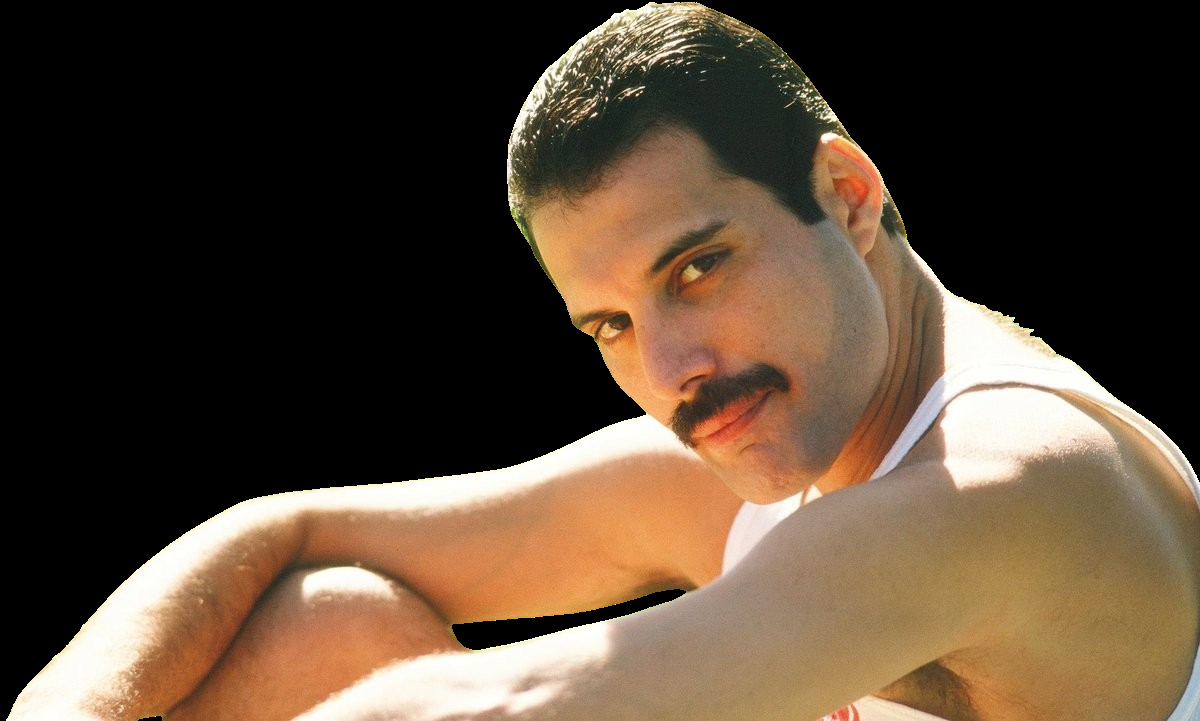
#> input picture Experimento3/deepfake/foto_alvo.png, 1200 x 721 px
$ python -i webcam.py   (imports and definitions only)
#> lines starting #> are read from the running program, lines starting #| are printed output that depends on the picture; after the words box and inside, x2 and y2 are one past the last pixel; in counts of white or black regions, pixels touching at a corner belong together
#> further down, picture is the input picture: shape (721, 1200, 3); mean B, G, R 53.4, 70.2, 87.9
import cv2
import numpy as np
import matplotlib.pyplot as plt
from scipy.fft import fft2, fftshift
from PIL import Image
import warnings
import os
import time

# Tenta importar tkinter para janela de seleção de arquivos
try:
    import tkinter as tk
    from tkinter import filedialog
    HAS_TKINTER = True
except ImportError:
    HAS_TKINTER = False

# [1 line not run here, left out]
cascade_path = cv2.data.haarcascades + 'haarcascade_frontalface_default.xml'
face_cascade = cv2.CascadeClassifier(cascade_path)
# ==============================================================================
# CONFIGURAÇÕES DE SENSIBILIDADE (CALIBRAGEM V2.1 - WEBCAM)
# ==============================================================================

CONFIG_DETECTOR = {
    'LIMIAR_PICO': 20.0,

    # Novos limites baseados na correção do Log-Log
    'LIMIAR_SLOPE_MIN': -1.2, # Se menor que isso: Blur excessivo
    'LIMIAR_SLOPE_MAX': -0.1, # Se maior que isso: Ruído digital puro

    'LIMIAR_MID_LOW': 0.05,   # Textura mínima
    'LIMIAR_DESVIO_CRITICO': 0.06 # Kill switch para uniformidade
}
# ==============================================================================
# --- FUNÇÕES DE CAPTURA LOCAL (SUBSTITUINDO AS DO COLAB) ---

# [35 lines left out: function capturar_multiplos_frames_local, not called in this run]

# --- FUNÇÕES DE PROCESSAMENTO (MANTIDAS IGUAIS) ---

def converter_para_escala_cinza(imagem):
    """
    Converte para escala de cinza de forma robusta, aceitando
    RGB, RGBA, BGR ou imagens que já são cinza.
    """
    if imagem is None:
        raise ValueError("A imagem fornecida é None.")

    # Se já for 2D (apenas altura e largura), já é cinza
    if len(imagem.shape) == 2:
        return imagem

    # Se tiver canais
    if len(imagem.shape) == 3:
        canais = imagem.shape[2]
#> canais = 3
        if canais == 3:
            return cv2.cvtColor(imagem, cv2.COLOR_RGB2GRAY)
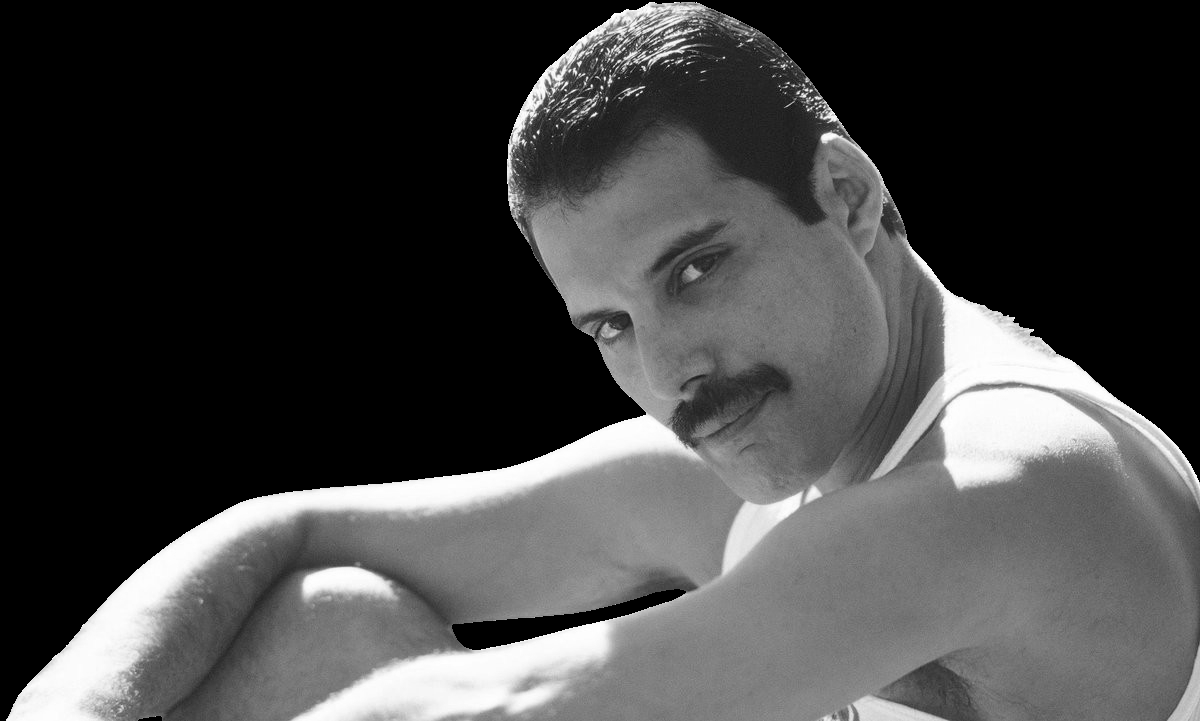
#> returned value: shape (721, 1200); min 0, max 255, mean 67.2
        elif canais == 4:
            return cv2.cvtColor(imagem, cv2.COLOR_RGBA2GRAY)

    return imagem

def redimensionar_imagem(imagem, height=512, width=512):
#> called with height = 512, width = 512
    if imagem is None:
        return np.zeros((height, width), dtype=np.uint8)
    return cv2.resize(imagem, (width, height))
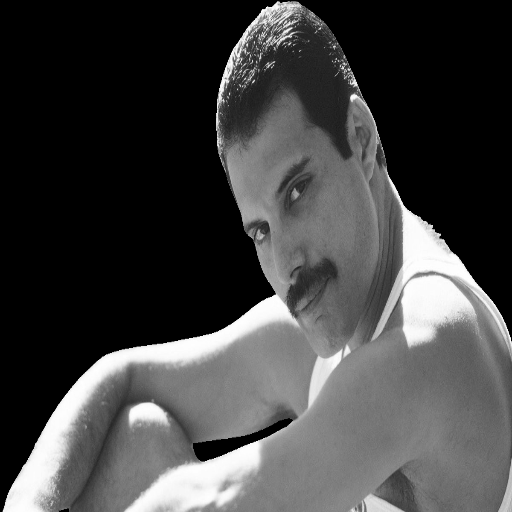
#> returned value: shape (512, 512); min 0, max 255, mean 67.1

def calcular_espectro_fourier(imagem):
    imagem_float = imagem.astype(np.float32)
    fft_resultado = fft2(imagem_float)
    fft_shifted = fftshift(fft_resultado)
    # Adiciona epsilon pequeno para evitar log(0)
    magnitude = np.log1p(np.abs(fft_shifted) + 1e-10)
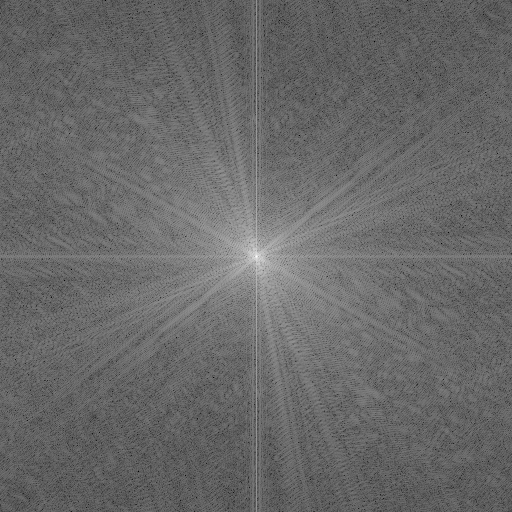
#> magnitude: shape (512, 512) float32; min 2.25, max 16.68, mean 8.18; drawn with min black and max white
    return magnitude, fft_shifted

def extrair_caracteristicas_espectrais(magnitude):
    h, w = magnitude.shape
#> h = 512; w = 512
    cy, cx = h // 2, w // 2
#> cy = 256; cx = 256

    # 1. REMOÇÃO DE DC (Centro)
    Y, X = np.ogrid[:h, :w]
#> Y = 512 values from 0 to 511
    R = np.sqrt((X - cx)**2 + (Y - cy)**2)
    magnitude[R < 3] = 0 # Zera o brilho central
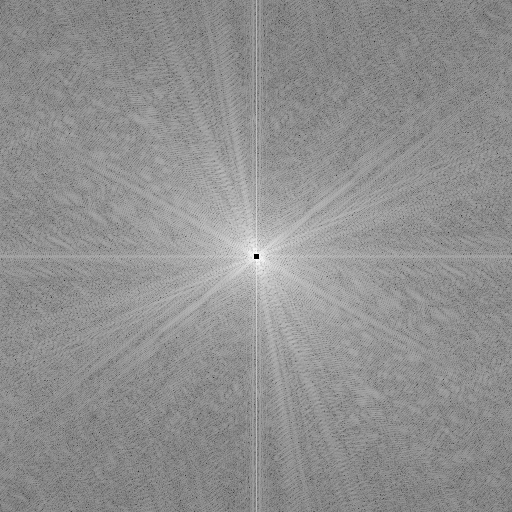
#> magnitude: shape (512, 512) float32; 0.01% of pixels changed, all inside (x1, y1, x2, y2) = (254, 254, 259, 259); drawn with min black and max white

    # 2. NORMALIZAÇÃO
    min_val = magnitude.min()
#> min_val = 0
    max_val = magnitude.max()
#> max_val = 14.45
    div = max_val - min_val
#> div = 14.45
    if div == 0: div = 1
    magnitude_norm = (magnitude - min_val) / div

    # 3. PERFIL RADIAL
    r_int = R.astype(int)
    tamanho_max = int(min(h, w) / 2)
#> tamanho_max = 256

    soma_radial = np.bincount(r_int.ravel(), weights=magnitude_norm.ravel())
#> soma_radial = 363 values, max 875 at index 255, min 0 at index 0, mean 409
    contagem_radial = np.bincount(r_int.ravel())

    limit = min(len(soma_radial), len(contagem_radial), tamanho_max)
#> limit = 256
    soma_radial = soma_radial[:limit]
#> soma_radial = 256 values, max 875 at index 255, min 0 at index 0, mean 463.7
    contagem_radial = contagem_radial[:limit]
#> contagem_radial = 256 values, max 1624 at index 255, min 1 at index 0, mean 804.1

    # Evita divisão por zero
    contagem_radial[contagem_radial == 0] = 1
    energia_radial = soma_radial / contagem_radial
#> energia_radial = 256 values, max 0.965 at index 3, min 0 at index 0, mean 0.613

    # 4. SLOPE ESPECTRAL (CORRIGIDO V7)
    # O input já está em escala Log (magnitude). Não aplicamos log no Y de novo.
    # Usamos apenas log no X (Frequência) para o gráfico Log-Linear.
    x_seq = np.arange(1, len(energia_radial))
#> x_seq = 255 values from 1 to 255
    y_seq = energia_radial[1:] # Energia já está logarítmica
#> y_seq = 255 values, max 0.965 at index 2, min 0 at index 0, mean 0.615

    # Filtra valores muito baixos
    validos = (y_seq > 0) & (x_seq < limit * 0.8) # Ignora as bordas extremas ruidosas

    if np.sum(validos) > 10:
        log_freq = np.log(x_seq[validos])
#> log_freq = 202 values from 1.1 to 5.32
        log_energy = y_seq[validos] # <--- CORREÇÃO: Usamos o valor direto
#> log_energy = 202 values, max 0.965 at index 0, min 0.547 at index 198, mean 0.64

        # Regressão linear
        slope, _ = np.polyfit(log_freq, log_energy, 1)
#> slope = -0.0996
    else:
        slope = 0

    # 5. BANDAS DE FREQUÊNCIA
    # Definindo faixas baseadas na geometria do rosto
    idx_low_end = int(limit * 0.10)  # Estrutura (0-10%)
#> idx_low_end = 25
    idx_mid_end = int(limit * 0.50)  # Textura (10-50%)
#> idx_mid_end = 128

    e_low = np.mean(energia_radial[1:idx_low_end]) if idx_low_end > 1 else 0
#> e_low = 0.764
    e_mid = np.mean(energia_radial[idx_low_end:idx_mid_end]) if idx_mid_end > idx_low_end else 0
#> e_mid = 0.651

    # Ratio Textura vs Estrutura
    ratio_mid_low = e_mid / (e_low + 1e-6)
#> ratio_mid_low = 0.852

    # 6. MÉTRICAS FINAIS
    pico = np.max(energia_radial) if len(energia_radial) > 0 else 0
#> pico = 0.965
    media = np.mean(energia_radial) if len(energia_radial) > 0 else 0
#> media = 0.613
    ratio_pico = pico / (media + 1e-6)
#> ratio_pico = 1.57

    return {
        'energia_radial': energia_radial,
        'spectral_slope': slope,
        'ratio_pico': ratio_pico,
        'ratio_mid_low': ratio_mid_low,
        'energia_media': media,
        'desvio_padrao_espectral': np.std(magnitude_norm)
    }

def classificar_imagem(imagem):
    imagem_cinza = converter_para_escala_cinza(imagem)
    imagem_redimensionada = redimensionar_imagem(imagem_cinza)

    mag, _ = calcular_espectro_fourier(imagem_redimensionada)
    chars = extrair_caracteristicas_espectrais(mag)
#> chars = 6 items

    score = 0
    detalhes = []

    # Configs
    L_SLOPE_MIN = CONFIG_DETECTOR['LIMIAR_SLOPE_MIN']
    L_SLOPE_MAX = CONFIG_DETECTOR['LIMIAR_SLOPE_MAX']
    L_MID = CONFIG_DETECTOR['LIMIAR_MID_LOW']
    L_PICO = CONFIG_DETECTOR['LIMIAR_PICO']
    L_DESVIO = CONFIG_DETECTOR['LIMIAR_DESVIO_CRITICO']

    # 1. SLOPE (Agora corrigido)
    slope = chars['spectral_slope']
#> slope = -0.0996
    if slope < L_SLOPE_MIN:
        score += 3
        detalhes.append(f"[ALERTA] Desfoque Artificial (Slope: {slope:.2f})")
    elif slope > L_SLOPE_MAX:
        score += 4 # Quase fatal, ruído puro
        detalhes.append(f"[SUSPEITO] Ruído Digital (Slope: {slope:.2f})")
    else:
        detalhes.append(f"[OK] Frequência Natural (Slope: {slope:.2f})")

    # 2. UNIFORMIDADE (Kill Switch)
    desvio = chars['desvio_padrao_espectral']
#> desvio = 0.0664
    if desvio < L_DESVIO:
        score += 5
        detalhes.append(f"[CRITICO] Assinatura Sintética: {desvio:.4f}")
    elif desvio < 0.08: # Alerta amarelo
        score += 2
        detalhes.append(f"[ALERTA] Espectro muito limpo: {desvio:.4f}")
    else:
        detalhes.append(f"[OK] Variedade: {desvio:.4f}")

    # 3. TEXTURA
    mid = chars['ratio_mid_low']
#> mid = 0.852
    if mid < L_MID:
        score += 2
        detalhes.append(f"[ALERTA] Falta de Textura: {mid:.4f}")
    else:
        detalhes.append(f"[OK] Textura: {mid:.4f}")

    # 4. PICOS
    if chars['ratio_pico'] > L_PICO:
        score += 2
        detalhes.append(f"[SUSPEITO] Picos Altos: {chars['ratio_pico']:.2f}")

    # RESULTADO
    if score >= 4:
        classificacao = "SINTETICA (DEEPFAKE)"
        cor = (255, 0, 0)
        confianca = min(99.9, 60 + (score * 8))
    elif score >= 2:
        classificacao = "SUSPEITA"
        cor = (255, 165, 0)
        confianca = 50.0 + (score * 5)
    else:
        classificacao = "NATURAL"
        cor = (0, 255, 0)
        confianca = max(0, 100 - (score * 20))

    return {
        'classificacao': classificacao,
        'confianca': confianca,
        'score': score,
        'cor': cor,
        'detalhes': detalhes,
        'caracteristicas': chars,
        'magnitude': mag,
        'imagem_cinza': imagem_redimensionada
    }
# --- FUNÇÕES DE VISUALIZAÇÃO ---

# [254 lines left out: functions visualizar_analise_individual, visualizar_multiplos_frames, gerar_relatorio, main_webcam_local, analisar_imagem_local, menu_principal, not called in this run]

# [2 lines not run here, left out]

>>> import cv2
>>> picture = cv2.imread('foto_alvo.png')
>>> result = classificar_imagem(picture)
#> result = 8 items
